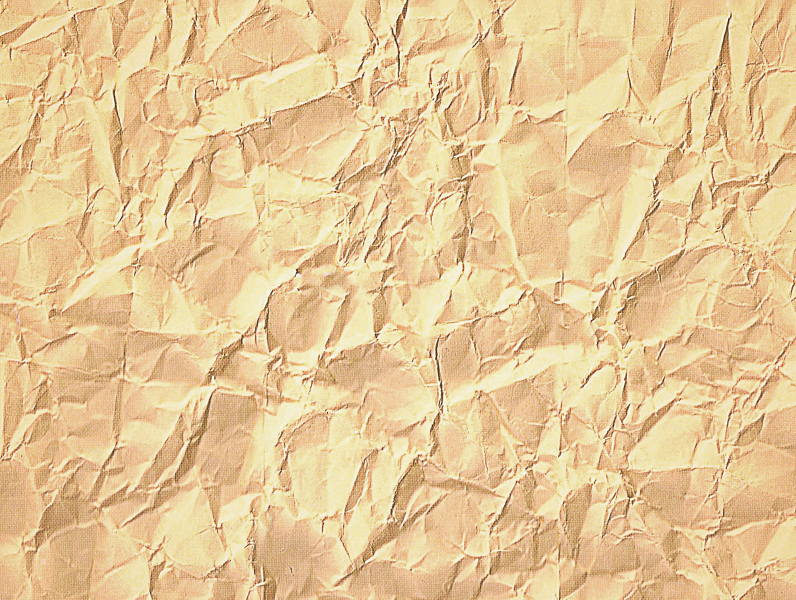
#> input picture Vinatge-Cam-Foto/Texture/crumpled-texture.jpg, 1592 x 1199 px, given in place of scritta.jpg, which was not available (shown at 1/2 size)
$ python copertina.py   (Python 2 division)
#> lines starting #> are read from the running program, lines starting #| are printed output that depends on the picture; pictures that were not available may be replaced by others from this repository, and a replacement may not be noted
import cv2
import numpy as np
from PIL import Image

input = cv2.imread("foto/scritta.jpg")
#> input is the input picture: shape (1199, 1592, 3); mean B, G, R 151.2, 200, 230.1

# Apply Seppia matrix
array = np.array(input)
seppiaMatrix = np.array([[0.393, 0.769, 0.189], [0.349, 0.686, 0.168], [0.272, 0.534, 0.131]])
filter = cv2.transform(array, seppiaMatrix)
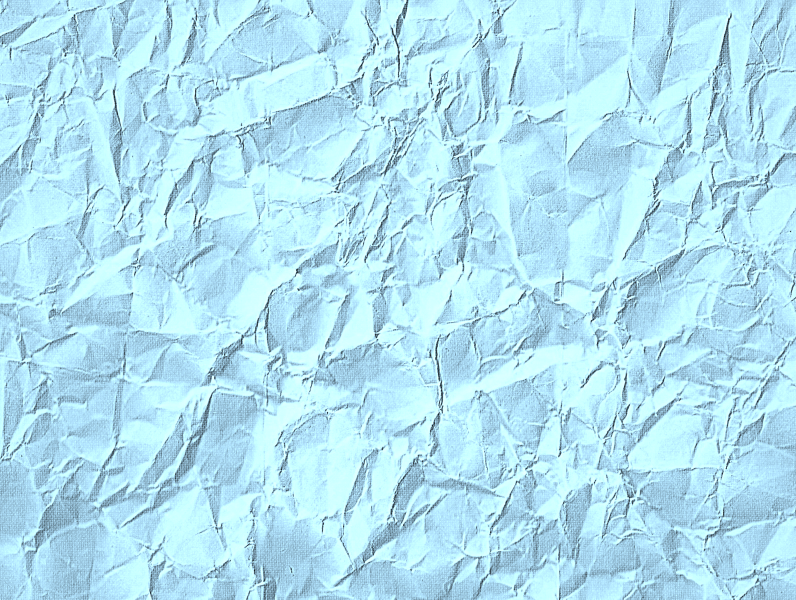
#> filter: shape (1199, 1592, 3) (shown at 1/2 size); mean B, G, R 241, 226, 178.2
# Check wich entries have a value greather than 255 and set it to 255
filter[np.where(filter > 255)] = 255

# Create an image from the array
output: Image
output = Image.fromarray(filter)

#conversion from Pil to cv
output_np = np.array(output)
output_cv = cv2.cvtColor(output_np, cv2.COLOR_RGB2BGR)
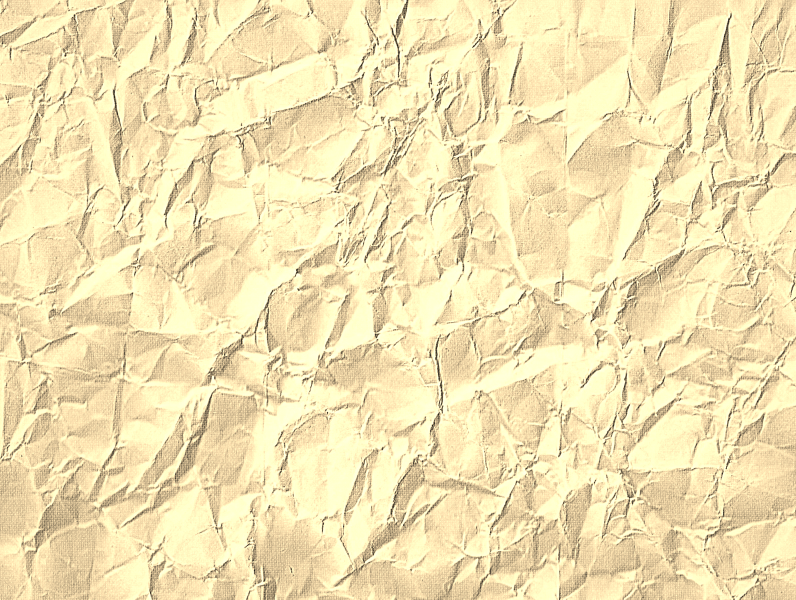
#> output_cv: shape (1199, 1592, 3) (shown at 1/2 size); mean B, G, R 178.2, 226, 241

# add texture
mask = cv2.imread('Texture/blu-texture.jpg')
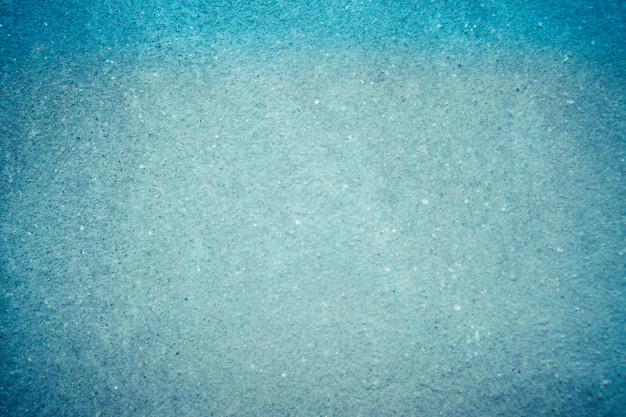
#> input picture Vinatge-Cam-Foto/Texture/blu-texture.jpg, 626 x 417 px
#> mask is the input picture: shape (417, 626, 3); mean B, G, R 181.1, 171.3, 108
mask_resized = cv2.resize(mask, (output_cv.shape[1], output_cv.shape[0]))
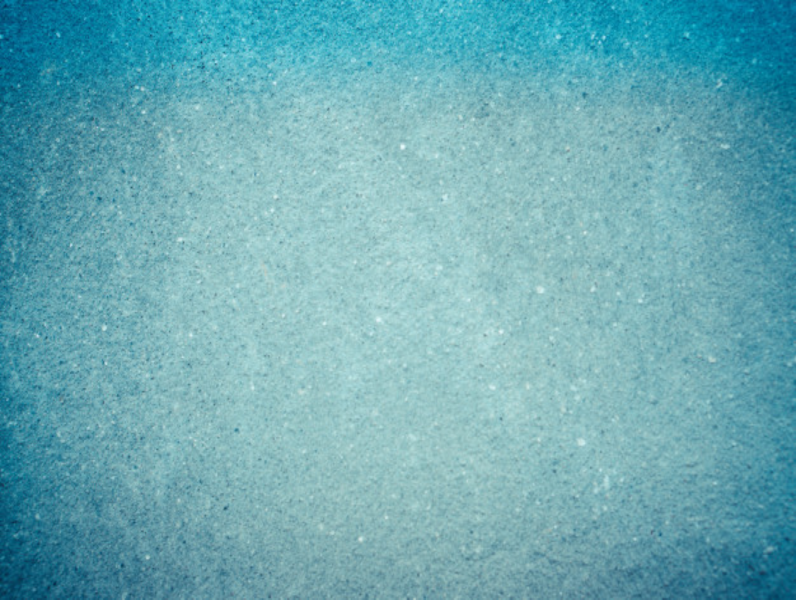
#> mask_resized: shape (1199, 1592, 3) (shown at 1/2 size); mean B, G, R 181, 171.1, 107.8
dst = cv2.addWeighted(output_cv, 0.7, mask_resized, 0.1, 0)
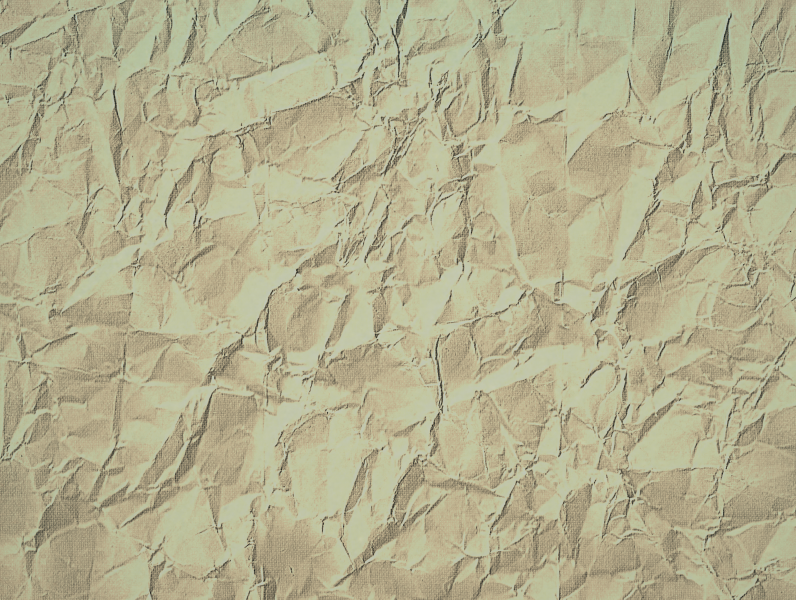
#> dst: shape (1199, 1592, 3) (shown at 1/2 size); mean B, G, R 142.8, 175.3, 179.5

cv2.imshow('Dirty Gray', dst)
cv2.waitKey(0)
cv2.imwrite("foto-output/copertina-5.jpg",dst)
cv2.destroyAllWindows()
